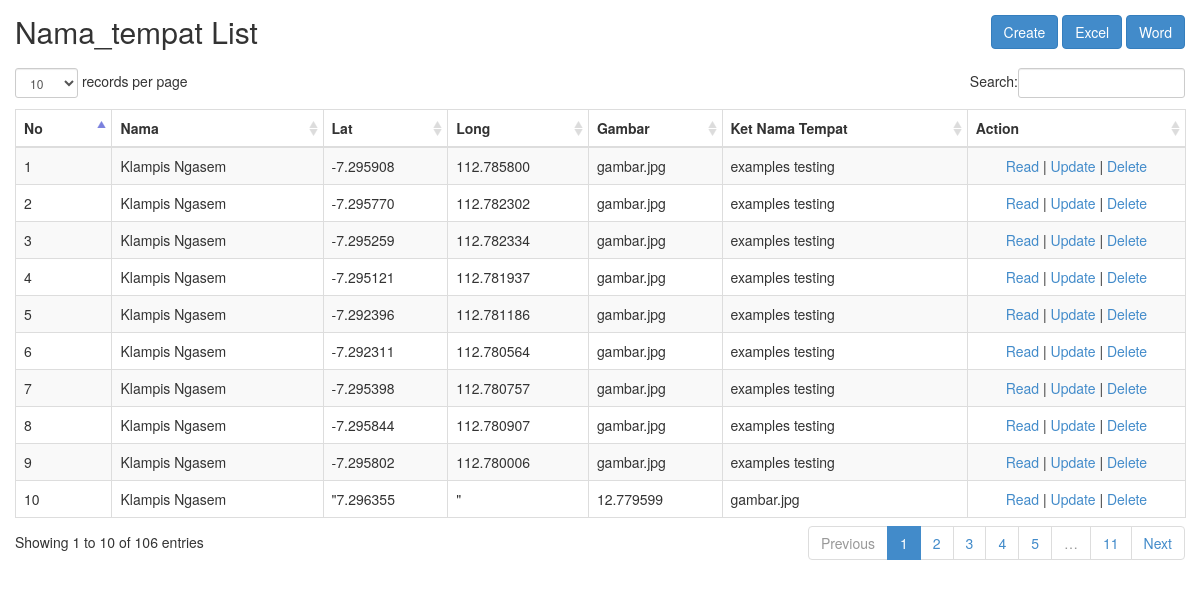
Page /index.php/nama_tempat on the committed database.
### tables this page shows
CREATE TABLE IF NOT EXISTS `nama_tempat` (
`id_nama_tempat` int(5) NOT NULL,
  `nama` varchar(30) NOT NULL,
  `lat` varchar(50) NOT NULL,
  `long` varchar(50) NOT NULL,
  `gambar` blob NOT NULL,
  `ket_nama_tempat` text NOT NULL
);

### application/controllers/Nama_tempat.php (called while the page is built, shortened)
<?php
class Nama_tempat extends CI_Controller
{
    function __construct()
    {
        $this->load->model('Nama_tempat_model');
        $this->load->library('form_validation');
    }
    public function index()
    {
        $nama_tempat = $this->Nama_tempat_model->get_all();
        $data = array(
            'nama_tempat_data' => $nama_tempat
        );
        $this->load->view('nama_tempat/nama_tempat_list', $data);
    }
}

### index.php (called while the page is built, shortened)
<?php
require_once BASEPATH.'core/CodeIgniter.php';

### application/models/Nama_tempat_model.php (called while the page is built, shortened)
<?php
class Nama_tempat_model extends CI_Model
{
    public $table = 'nama_tempat';
    public $id = 'id_nama_tempat';
    public $order = 'DESC';
    function get_all()
    {
        $this->db->order_by($this->id, $this->order);
        return $this->db->get($this->table)->result();
    }
}

### application/views/nama_tempat/nama_tempat_list.php (the view, shortened to what this page needs)
<!doctype html>
<html>
    <head>
        <link rel="stylesheet" href="<?php echo base_url('assets/bootstrap/css/bootstrap.min.css') ?>"/>
        <link rel="stylesheet" href="<?php echo base_url('assets/datatables/dataTables.bootstrap.css') ?>"/>
    </head>
    <body>
        <div class="row" style="margin-bottom: 10px">
            <div class="col-md-4">
                <h2 style="margin-top:0px">Nama_tempat List</h2>
            </div>
            <div class="col-md-4 text-center">
            </div>
            <div class="col-md-4 text-right">
                <?php echo anchor(site_url('nama_tempat/create'), 'Create', 'class="btn btn-primary"'); ?>
		<?php echo anchor(site_url('nama_tempat/excel'), 'Excel', 'class="btn btn-primary"'); ?>
		<?php echo anchor(site_url('nama_tempat/word'), 'Word', 'class="btn btn-primary"'); ?>
	    </div>
        </div>
        <table class="table table-bordered table-striped" id="mytable">
            <thead>
                <tr>
                    <th width="80px">No</th>
		    <th>Nama</th>
		    <th>Lat</th>
		    <th>Long</th>
		    <th>Gambar</th>
		    <th>Ket Nama Tempat</th>
		    <th>Action</th>
                </tr>
            </thead>
	    <tbody>
            <?php
            $start = 0;
            foreach ($nama_tempat_data as $nama_tempat)
            {
                ?>
                <tr>
		    <td><?php echo ++$start ?></td>
		    <td><?php echo $nama_tempat->nama ?></td>
		    <td><?php echo $nama_tempat->lat ?></td>
		    <td><?php echo $nama_tempat->long ?></td>
		    <td><?php echo $nama_tempat->gambar ?></td>
		    <td><?php echo $nama_tempat->ket_nama_tempat ?></td>
		    <td style="text-align:center" width="200px">
			<?php
			echo anchor(site_url('nama_tempat/read/'.$nama_tempat->id_nama_tempat),'Read');
			echo ' | ';
			echo anchor(site_url('nama_tempat/update/'.$nama_tempat->id_nama_tempat),'Update');
			echo ' | ';
			echo anchor(site_url('nama_tempat/delete/'.$nama_tempat->id_nama_tempat),'Delete','onclick="javasciprt: return confirm(\'Are You Sure ?\')"');
			?>
		    </td>
	        </tr>
                <?php
            }
            ?>
            </tbody>
        </table>
    </body>
</html>

### application/third_party/MX/Loader.php (shortened to what this page needs)
<?php (defined('BASEPATH')) OR exit('No direct script access allowed');
class MX_Loader extends CI_Loader
{
	public $_ci_cached_vars = array();
	public function view($view, $vars = array(), $return = FALSE)
	{
		return $this->_ci_load(array('_ci_view' => $view, '_ci_vars' => $this->_ci_object_to_array($vars), '_ci_return' => $return));
	}
	public function _ci_load($_ci_data)
	{
		extract($_ci_data);
		if (isset($_ci_view))
		{
			$_ci_path = '';
			$_ci_file = (pathinfo($_ci_view, PATHINFO_EXTENSION)) ? $_ci_view : $_ci_view.EXT;
			foreach ($this->_ci_view_paths as $path => $cascade)
			{
				if (file_exists($view = $path.$_ci_file))
				{
					$_ci_path = $view;
					break;
				}
			}
		}
		elseif (isset($_ci_path))
		{
			$_ci_file = basename($_ci_path);
			if( ! file_exists($_ci_path)) $_ci_path = '';
		}
		if (isset($_ci_vars))
			$this->_ci_cached_vars = array_merge($this->_ci_cached_vars, (array) $_ci_vars);
		extract($this->_ci_cached_vars);
		if ((bool) @ini_get('short_open_tag') === FALSE && CI::$APP->config->item('rewrite_short_tags') == TRUE)
		{
			echo eval('?>'.preg_replace("/;*\s*\?>/", "; ?>", str_replace('<?=', '<?php echo ', file_get_contents($_ci_path))));
		}
		else
		{
			include($_ci_path);
		}
	}
}

### application/views/nama_tempat/nama_tempat_list.php (style rules this page uses)
body { padding: 15px; }

### rows in the picture
nama_tempat: nama "Klampis Ngasem", lat "-7.295908", long "112.785800", gambar "gambar.jpg", ket_nama_tempat "examples testing", id_nama_tempat "Read", id_nama_tempat "Update", id_nama_tempat "Delete"
nama_tempat: nama "Klampis Ngasem", lat "-7.295770", long "112.782302", gambar "gambar.jpg", ket_nama_tempat "examples testing", id_nama_tempat "Read", id_nama_tempat "Update", id_nama_tempat "Delete"
nama_tempat: nama "Klampis Ngasem", lat "-7.295259", long "112.782334", gambar "gambar.jpg", ket_nama_tempat "examples testing", id_nama_tempat "Read", id_nama_tempat "Update", id_nama_tempat "Delete"
nama_tempat: nama "Klampis Ngasem", lat "-7.295121", long "112.781937", gambar "gambar.jpg", ket_nama_tempat "examples testing", id_nama_tempat "Read", id_nama_tempat "Update", id_nama_tempat "Delete"
nama_tempat: nama "Klampis Ngasem", lat "-7.292396", long "112.781186", gambar "gambar.jpg", ket_nama_tempat "examples testing", id_nama_tempat "Read", id_nama_tempat "Update", id_nama_tempat "Delete"
nama_tempat: nama "Klampis Ngasem", lat "-7.292311", long "112.780564", gambar "gambar.jpg", ket_nama_tempat "examples testing", id_nama_tempat "Read", id_nama_tempat "Update", id_nama_tempat "Delete"
nama_tempat: nama "Klampis Ngasem", lat "-7.295398", long "112.780757", gambar "gambar.jpg", ket_nama_tempat "examples testing", id_nama_tempat "Read", id_nama_tempat "Update", id_nama_tempat "Delete"
nama_tempat: nama "Klampis Ngasem", lat "-7.295844", long "112.780907", gambar "gambar.jpg", ket_nama_tempat "examples testing", id_nama_tempat "Read", id_nama_tempat "Update", id_nama_tempat "Delete"
nama_tempat: nama "Klampis Ngasem", lat "-7.295802", long "112.780006", gambar "gambar.jpg", ket_nama_tempat "examples testing", id_nama_tempat "Read", id_nama_tempat "Update", id_nama_tempat "Delete"
nama_tempat: nama "Klampis Ngasem", lat "\"7.296355", long "\"", gambar "12.779599", ket_nama_tempat "gambar.jpg", id_nama_tempat "Read", id_nama_tempat "Update", id_nama_tempat "Delete"
